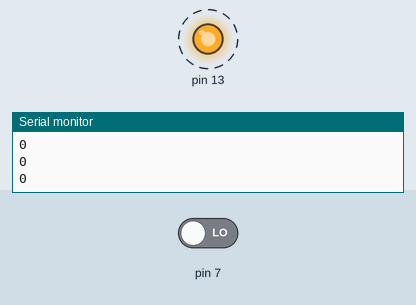
Bench run of a sketch on a simulated Arduino Uno, built with avr-gcc and run on an emulated ATmega328P. On the bench: output pins drawn as LEDs (lit = HIGH), the last lines printed to the serial monitor. Dashed ring = blinking. Inputs (shaded band) come from the test bench; at power-on: pin 7 LOW.

Above: at 4.8 s.
4.9 s: pin 7 driven HIGH
At 5.4 s:
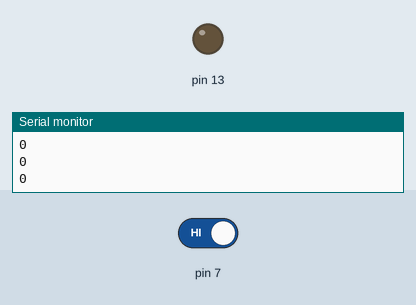
At 6.05 s:
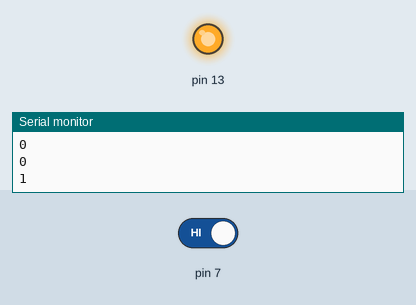
Timing chart, 0 to 14.4 s (numbered marks = the images above; inputs shaded):
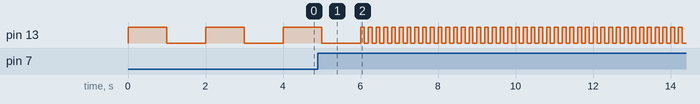

Measured:
- by itself, pin 13: repeats every 0.20 s: HIGH 0.10 s, LOW 0.10 s

The sketch:

pushbutton.ino
```cpp
int buttonpressed = LOW;
void setup() {
  // put your setup code here, to run once:
pinMode(7,INPUT);
Serial.begin(9600);
pinMode(13, OUTPUT);
}

void loop() {
  // put your main code here, to run repeatedly:
buttonpressed = digitalRead(7);
Serial.println(buttonpressed);
if (buttonpressed ==1){
digitalWrite(13,HIGH);
delay(100);
digitalWrite(13,LOW);
delay(100);
}

if (buttonpressed ==0){
digitalWrite(13,HIGH);
delay(1000);
digitalWrite(13,LOW);
delay(1000);
}
}
```
